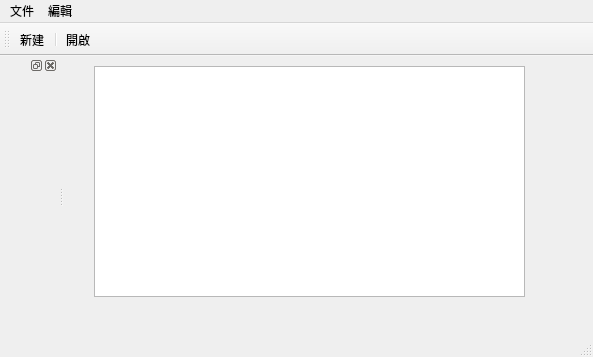
<?xml version="1.0" encoding="UTF-8"?>
<ui version="4.0">
 <class>MainWindow</class>
 <widget class="QMainWindow" name="MainWindow">
  <property name="geometry">
   <rect>
    <x>0</x>
    <y>0</y>
    <width>593</width>
    <height>357</height>
   </rect>
  </property>
  <property name="windowTitle">
   <string>MainWindow</string>
  </property>
  <widget class="QWidget" name="centralwidget">
   <widget class="QTextEdit" name="textEdit">
    <property name="geometry">
     <rect>
      <x>30</x>
      <y>10</y>
      <width>431</width>
      <height>231</height>
     </rect>
    </property>
   </widget>
  </widget>
  <widget class="QMenuBar" name="menubar">
   <property name="geometry">
    <rect>
     <x>0</x>
     <y>0</y>
     <width>593</width>
     <height>21</height>
    </rect>
   </property>
   <widget class="QMenu" name="menu">
    <property name="title">
     <string>文件</string>
    </property>
    <addaction name="actionNew"/>
    <addaction name="separator"/>
    <addaction name="actionOpen"/>
   </widget>
   <widget class="QMenu" name="menu_2">
    <property name="title">
     <string>編輯</string>
    </property>
   </widget>
   <addaction name="menu"/>
   <addaction name="menu_2"/>
  </widget>
  <widget class="QStatusBar" name="statusbar"/>
  <widget class="QToolBar" name="toolBar">
   <property name="windowTitle">
    <string>toolBar</string>
   </property>
   <attribute name="toolBarArea">
    <enum>TopToolBarArea</enum>
   </attribute>
   <attribute name="toolBarBreak">
    <bool>false</bool>
   </attribute>
   <addaction name="actionNew"/>
   <addaction name="separator"/>
   <addaction name="actionOpen"/>
  </widget>
  <widget class="QDockWidget" name="dockWidget">
   <attribute name="dockWidgetArea">
    <number>1</number>
   </attribute>
   <widget class="QWidget" name="dockWidgetContents"/>
  </widget>
  <action name="actionNew">
   <property name="text">
    <string>新建</string>
   </property>
  </action>
  <action name="actionOpen">
   <property name="text">
    <string>開啟</string>
   </property>
  </action>
 </widget>
 <resources/>
 <connections/>
</ui>
